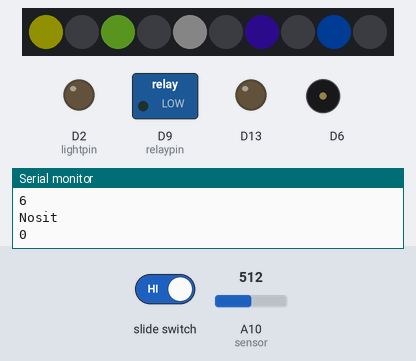
Bench run of a sketch on a simulated Adafruit Circuit Playground Express. On the bench: 10 RGB LEDs in strip order, left to right, switched loads named in the sketch (green lamp = pin HIGH), output pins drawn as LEDs (lit = HIGH), buzzer (waves = sounding), the last lines printed to the serial monitor. Inputs (shaded band) come from the test bench; at power-on: A10 (sensor) = 512. Dim RGB values are drawn brighter than linear.

Above: at 6.1 s.
6.7 s: A10 (sensor) set to 90
At 8.5 s:
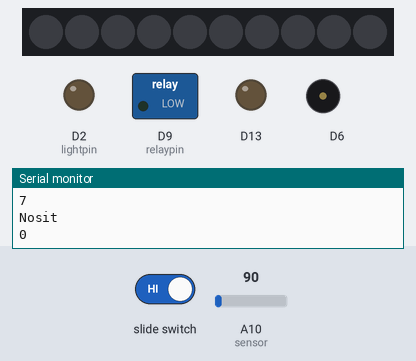
9.1 s: A10 (sensor) set to 110
13.9 s: A10 (sensor) set to 0
15.8 s: A10 (sensor) set to 95
18.2 s: A10 (sensor) set to 109
At 28.4 s:
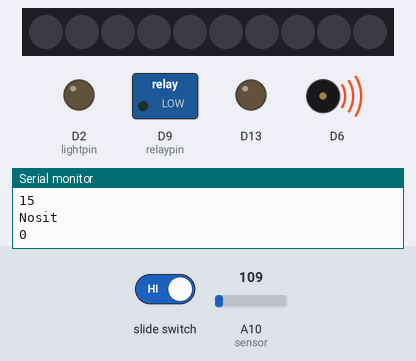
Timing chart, 0 to 28.8 s (numbered marks = the images above; inputs shaded):
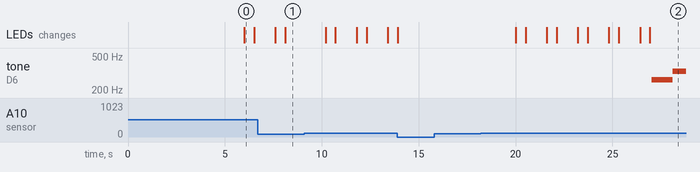

Measured:
- the behaviour switches between 100 and 101 on A10 (sensor) (found by bisection; images 1 and 2)
- after the input at 18.2 s, tone on D6: silent → 262 Hz after 8.8 s, → 330 Hz 1.1 s later; the LEDs: first change after 1.8 s (image 2 shows a later state)
- what the display in image 0 shows lasts 0.5 s, from 6.0 s to 6.5 s

The sketch:

Sitting_Testing.ino
```cpp
#include <Adafruit_CircuitPlayground.h>
// define variables
int nopress = 0;
int lightpin = 2;
int mode;
int tsit = 0;
int tsleep  =  0;
int sleepdur = 0;
int relaypin = 9;
int ledState = 0;
int x = 0;
int sleepArray[7] ;
int n = 1;
int state = 0;
int i;
int inByte = 0;
int nosit = 0;

//tones for sitting use case alarm
#define NOTE_C4 262
#define NOTE_E4 330
#define NOTE_G4 392

void setup() {
Serial.begin(9600);
CircuitPlayground.begin();
pinMode(lightpin, OUTPUT);
digitalWrite(lightpin, LOW);
pinMode(relaypin, OUTPUT);
digitalWrite(relaypin, LOW);
}

void loop() {
  int sensorValue = analogRead(A10);        // pressure sensor input

  mode = CircuitPlayground.slideSwitch();   // mode defines use case (+ is sitting, - is sleeping)


//Slide Switch + (Mode 1): Sitting Case
  if (mode == 1 && sensorValue > 100) {     // when presence is detected, begin counting
    delay(1000); // detects for presence every 1 second
    tsit = tsit + 1;
    nosit = 0;
  }

  if (mode == 1 && sensorValue < 100) {     // resets counter when user has gotten up
    delay(1000);
    nosit = nosit + 1;
 //   tsit = 0;
  }

  if (mode == 1 && nosit > 5 && sensorValue < 100) {
    tsit = 0;
  }

Serial.println("Tsit");
Serial.println(tsit);
Serial.println("Nosit");
Serial.println(nosit);
// notification system that user has been sitting for too long
  if (mode == 1 && tsit > 5 && ledState == 0 && sensorValue > 100) {     // if seated for too long,
    CircuitPlayground.setPixelColor(0,200,200,0);   // lights on circuit playground will blink
    CircuitPlayground.setPixelColor(2,150,250,50);    // (if lights off, they will turn on)
    CircuitPlayground.setPixelColor(4,100,100,100);
    CircuitPlayground.setPixelColor(6,50,20,170);
    CircuitPlayground.setPixelColor(8,0,100,250);
    delay(500);
    ledState = 1;
  }
  if (mode == 1 && tsit > 5 && ledState == 1 && sensorValue > 100) {     // (if lights on, they will turn off)
    CircuitPlayground.clearPixels();
    ledState = 0;
    delay(100);
  }

x = tsit % 5;                                       // after every 5 cycles of blinking lights
  if (mode == 1 && x == 0 && tsit > 10 && sensorValue > 100) {           // tones will play serving as an alarm
    CircuitPlayground.playTone(NOTE_C4, 1100);
    //delay(100);
    CircuitPlayground.playTone(NOTE_E4, 1100);
    //delay(100);
    CircuitPlayground.playTone(NOTE_G4, 1100);
    //delay(5000);
  }
  //Serial.println(ledState);
  //Serial.println(tsit);
}
```
